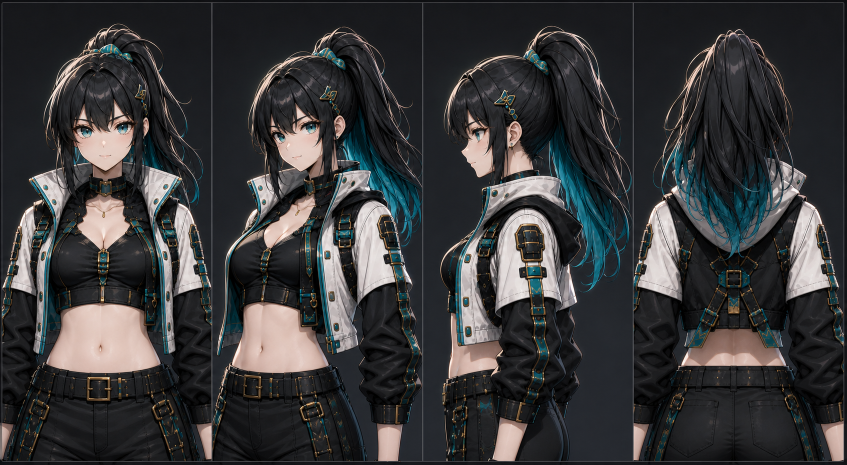
#> input picture references/CH101_A_FaceBustRotation_WIP_v012.png, 1693 x 929 px (shown at 1/2 size)
$ python recover_spar3d_reference_artifact.py --front-image ../../references/CH101_A_FaceBustRotation_WIP_v012.png --output-dir out
#> lines starting #> are read from the running program, lines starting #| are printed output that depends on the picture
### scripts/ai3d/common.py
#!/usr/bin/env python3
"""Shared contracts and safe file helpers for AI-generated 3D candidates."""

from __future__ import annotations

import hashlib
import json
import copy
from pathlib import Path
from typing import Any


ROOT = Path(__file__).resolve().parents[2]
DEFAULT_CONTRACT_PATH = ROOT / "contracts" / "ch101_ai3d_free_pipeline_v001.json"
ROSTER_CONTRACT_PATH = ROOT / "contracts" / "current_roster_ai3d_pipeline_v001.json"
EXPECTED_CONTRACT_VERSION = "ch101-ai3d-free-pipeline-v001"
EXPECTED_ROSTER_CONTRACT_VERSION = "current-roster-ai3d-pipeline-v001"
EXPECTED_CHARACTER = "CH101"
EXPECTED_ROSTER_CHARACTERS = ("CH101", "CH102", "CH103", "CH104", "CH105")
EXPECTED_SOURCE_STATUS = "AI_GENERATED_CANDIDATE_NOT_PRODUCTION"
EXPECTED_GATE = "PENDING_HUMAN_REVIEW"
VIEW_ORDER = ("front", "right", "back")


# [5 lines left out: function read_json, not called in this run]


def write_json(path: Path, data: dict[str, Any]) -> None:
    path.parent.mkdir(parents=True, exist_ok=True)
    path.write_text(json.dumps(data, ensure_ascii=False, indent=2) + "\n", encoding="utf-8")


def sha256_file(path: Path) -> str:
    digest = hashlib.sha256()
    with path.open("rb") as stream:
        for chunk in iter(lambda: stream.read(1024 * 1024), b""):
            digest.update(chunk)
    return digest.hexdigest()


# [240 lines left out: functions _require_string, _validate_character_contract, load_roster_contract_index, load_contract, candidate_gate_fields, require_reference_manifest, not called in this run]

### scripts/ai3d/recover_spar3d_reference_artifact.py
"""Reconstruct a lost SPAR3D artifact once, without retrying quality selection.

Installation and secret loading belong to the Kaggle setup cell. This runner
checks the recorded input hash and invokes diagnostic-only inference. It never
registers/ranks a new candidate or treats a recreated file as the original.
"""
from __future__ import annotations

import argparse
import json
import os
import shutil
import subprocess
import sys
from pathlib import Path

try:
    from .common import sha256_file, read_json, write_json
except ImportError:
    from common import sha256_file, read_json, write_json

ROOT = Path(__file__).resolve().parents[2]
ORIGINAL_INPUT_SHA = "d775f8c4b2e443908f61a4ceff41cc9bb11ed3ed0a88680955cfe708f3003bf2"
ORIGINAL_MESH_SHA = "2807ba362917373e2ee632da6847165eb92472b237a704d5a6ad439e7051a99f"
GATES = dict(sourceStatus="AI_GENERATED_CANDIDATE_NOT_PRODUCTION",
             gateB="PENDING_HUMAN_REVIEW", unityInputAllowed=False,
             productionPromotionAllowed=False)


def prepare_input(source_path: Path, output_path: Path) -> None:
    # Exact preprocessing recovered from the 2026-09-06 Notebook execution.
    from PIL import Image, ImageChops
    with Image.open(source_path) as opened:
#> opened is the input picture: PIL image 1693x929 RGB; mean R, G, B 56.5, 56.6, 57.6
        source = opened.convert("RGBA")
    diff = ImageChops.difference(source.convert("RGB"), Image.new("RGB", source.size, "white"))
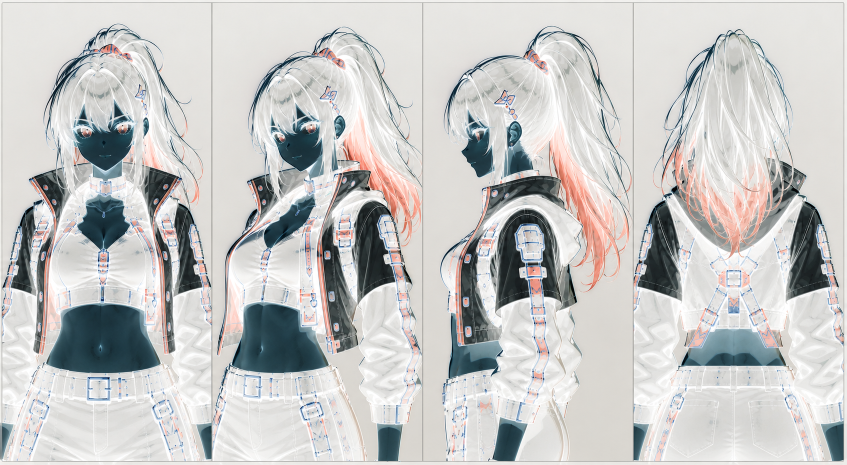
#> diff: PIL image 1693x929 RGB (shown at 1/2 size); mean R, G, B 198.5, 198.4, 197.4
    bbox = diff.convert("L").point(lambda v: 255 if v > 12 else 0).getbbox()
#> bbox = (0, 0, 1693, 929)
    if not bbox:
        raise ValueError("REFERENCE_FOREGROUND_MISSING")
    left, top, right, bottom = bbox
#> left = 0; top = 0; right = 1693; bottom = 929
    padx, pady = max(24, int((right-left)*.08)), max(24, int((bottom-top)*.06))
#> padx = 135; pady = 55
    crop = source.crop((max(0,left-padx), max(0,top-pady),
                        min(source.width,right+padx), min(source.height,bottom+pady)))
    scale = min(992/crop.width, 992/crop.height)
#> scale = 0.586
    resized = crop.resize((max(1,round(crop.width*scale)), max(1,round(crop.height*scale))),
                          Image.Resampling.LANCZOS)
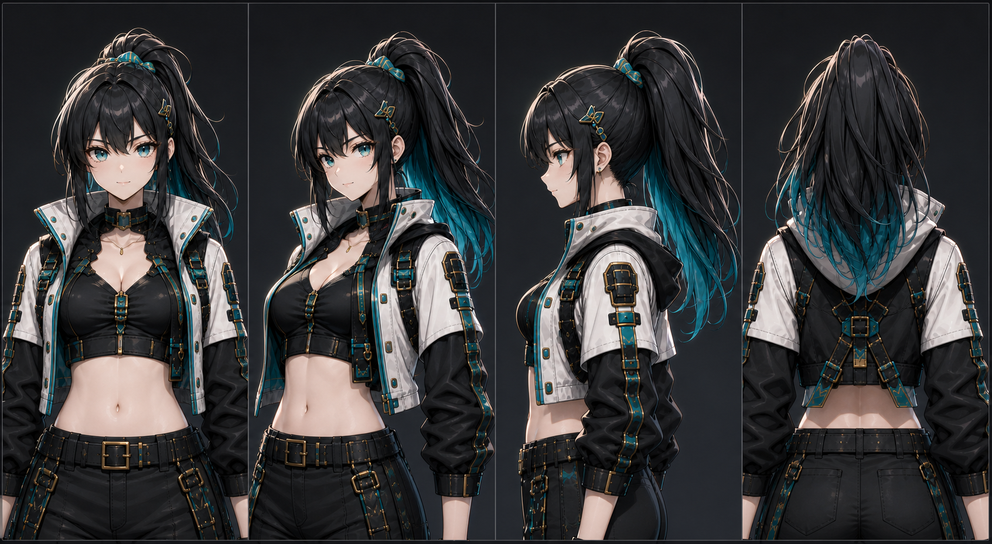
#> resized: PIL image 992x544 RGBA; mean R, G, B, A 56.5, 56.6, 57.6, 255
    canvas = Image.new("RGBA", (1024,1024), (255,255,255,255))
#> canvas: PIL image 1024x1024 RGBA; every value is 255
    canvas.alpha_composite(resized, ((1024-resized.width)//2, (1024-resized.height)//2))
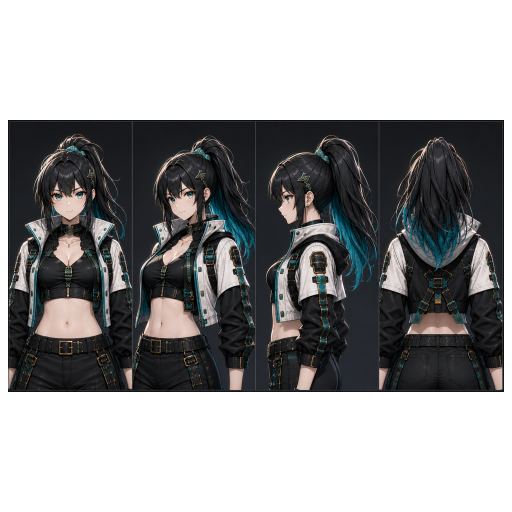
#> canvas: PIL image 1024x1024 RGBA (shown at 1/2 size); mean R, G, B, A 152.9, 152.9, 153.4, 255
    output_path.parent.mkdir(parents=True, exist_ok=True)
    canvas.save(output_path, format="PNG", optimize=True)


def main() -> int:
    parser = argparse.ArgumentParser()
    parser.add_argument("--front-image", type=Path, required=True)
    parser.add_argument("--output-dir", type=Path, required=True)
    parser.add_argument("--provider-repo", type=Path)
    parser.add_argument("--preflight", type=Path)
    parser.add_argument("--execute", action="store_true")
    args = parser.parse_args()
    out = args.output_dir.resolve()
    out.mkdir(parents=True, exist_ok=True)
    marker = out / "recovery-attempt.json"
    if marker.exists():
        raise RuntimeError("RECOVERY_ALREADY_ATTEMPTED: preserve the existing outputs")
    image = out / "CH101_front_reference_conditioned.png"
    prepare_input(args.front_image, image)
    input_hash = sha256_file(image)
    report = dict(schemaVersion="spar3d-lost-artifact-recovery-v001",
                  reason="PREVIOUS_KAGGLE_ARTIFACT_NOT_PERSISTED",
                  inputSha256=input_hash, expectedInputSha256=ORIGINAL_INPUT_SHA,
                  expectedOriginalMeshSha256=ORIGINAL_MESH_SHA,
                  qualityRetry=False, candidateRegistrationAllowed=False,
                  actualInference=False, **GATES)
    if input_hash != ORIGINAL_INPUT_SHA:
        report["status"] = "BLOCKED_RECOVERY_INPUT_HASH_MISMATCH"
        write_json(out / "recovery-report.json", report)
        print(json.dumps(report))
        return 2
    if not args.execute:
        report["status"] = "RECOVERY_INPUT_VERIFIED_NOT_EXECUTED"
        write_json(out / "recovery-report.json", report)
        print(json.dumps(report))
        return 0
    if not args.provider_repo or not args.preflight:
        raise ValueError("provider-repo and preflight are required for execution")
    preflight = read_json(args.preflight)
    if (preflight.get("status") != "READY_GPU_VISIBLE" or
            preflight.get("providerPreflight", {}).get("heavyweightInstallAllowed") is not True):
        report["status"] = "BLOCKED_PROVIDER_PREFLIGHT"
        write_json(out / "recovery-report.json", report)
        print(json.dumps(report))
        return 2
    write_json(marker, dict(status="ONE_DIAGNOSTIC_RECOVERY_RESERVED", **GATES))
    env = os.environ.copy()
    env.setdefault("SPAR3D_DECODER_CHUNK_SIZE", "8192")
    env.setdefault("SPAR3D_ATTENTION_QUERY_CHUNK_SIZE", "256")
    provider_report = out / "provider-report.json"
    command = [sys.executable, str(ROOT / "scripts/ai3d/run_spar3d_candidate.py"),
               "--provider-repo", str(args.provider_repo), "--input-image", str(image),
               "--output-dir", str(out / "provider-output"), "--preflight", str(args.preflight),
               "--output-report", str(provider_report), "--texture-resolution", "512",
               "--target-count", "20000", "--strategy-id", "SPAR3D_REFERENCE_CONDITIONED_V001",
               "--diagnostic-only", "--execute"]
    result = subprocess.run(command, env=env, check=False)
    payload = read_json(provider_report) if provider_report.is_file() else {}
    report.update(actualInference=payload.get("actualInference", False), returnCode=result.returncode,
                  providerStatus=payload.get("status", "NO_PROVIDER_REPORT"),
                  providerCommit=payload.get("providerCommitActual"))
    meshes = [Path(p) for p in payload.get("meshOutputs", [])]
    if (result.returncode == 0 and payload.get("status") == "SPAR3D_DIAGNOSTIC_EXECUTED"
            and len(meshes) == 1 and meshes[0].is_file() and meshes[0].stat().st_size > 0):
        mesh_hash = sha256_file(meshes[0])
        report.update(status="RECOVERY_ARTIFACT_CREATED_NOT_QUALITY_APPROVED",
                      meshSha256=mesh_hash, meshPath=str(meshes[0]),
                      byteIdenticalToPrevious=mesh_hash == ORIGINAL_MESH_SHA)
    else:
        report["status"] = "RECOVERY_FAILED_NO_MESH"
    write_json(out / "recovery-report.json", report)
    archive = Path(shutil.make_archive(str(out), "zip", root_dir=out))
    # An archive on a temporary disk is NOT durable publication.
    archive_record = dict(archive=str(archive), archiveSha256=sha256_file(archive),
                          persistenceStatus="LOCAL_DOWNLOAD_OR_DURABLE_UPLOAD_REQUIRED", **GATES)
    write_json(out.with_suffix(".archive.json"), archive_record)
    print(json.dumps(dict(report=report, archive=archive_record), indent=2))
    return 0 if report["status"] == "RECOVERY_ARTIFACT_CREATED_NOT_QUALITY_APPROVED" else 2


if __name__ == "__main__":
#> (the run stopped early here; a loop or call above may not have finished)
